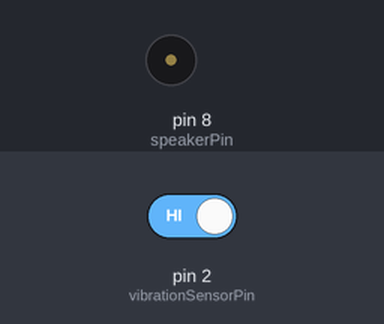
A sketch run on a simulated Arduino Uno, built with avr-gcc and run on an emulated ATmega328P. Shown: buzzer (waves = sounding). The test bench sets the inputs (shaded band); at power-on: pin 2 (vibrationSensorPin) HIGH.

Above: at 1.2 s.
1.3 s: pin 2 (vibrationSensorPin) driven LOW
At 3.01 s:
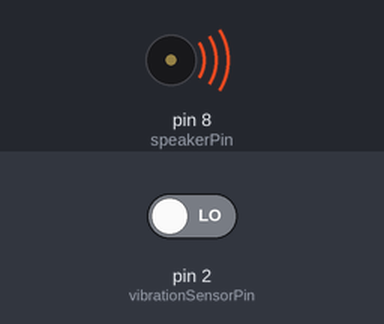
Timing chart, 0 to 10.3 s (numbered marks = the images above; inputs shaded):
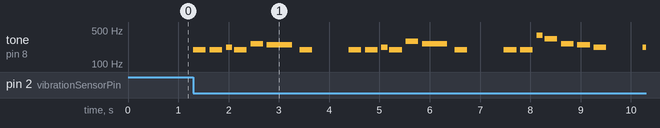

Measured:
- after the input at 1.3 s, tone on pin 8 (speakerPin): plays 196 Hz for 0.25 s, 196 Hz for 0.25 s, 220 Hz for 0.13 s, 196 Hz for 0.25 s, 262 Hz for 0.25 s, 247 Hz for 0.50 s … (22 notes in this stretch), starting at once

The sketch:

1e_code_sketch_trilsensor.ino
```cpp
// Define the pin numbers
const int vibrationSensorPin = 2;
const int speakerPin = 8;

// Define the song notes and durations (Happy Birthday)
#define NOTE_B0 31
#define NOTE_C1 33
#define NOTE_CS1 35
#define NOTE_D1 37
#define NOTE_DS1 39
#define NOTE_E1 41
#define NOTE_F1 44
#define NOTE_FS1 46
#define NOTE_G1 49
#define NOTE_GS1 52
#define NOTE_A1 55
#define NOTE_AS1 58
#define NOTE_B1 62
#define NOTE_C2 65
#define NOTE_CS2 69
#define NOTE_D2 73
#define NOTE_DS2 78
#define NOTE_E2 82
#define NOTE_F2 87
#define NOTE_FS2 93
#define NOTE_G2 98
#define NOTE_GS2 104
#define NOTE_A2 110
#define NOTE_AS2 117
#define NOTE_B2 123
#define NOTE_C3 131
#define NOTE_CS3 139
#define NOTE_D3 147
#define NOTE_DS3 156
#define NOTE_E3 165
#define NOTE_F3 175
#define NOTE_FS3 185
#define NOTE_G3 196
#define NOTE_GS3 208
#define NOTE_A3 220
#define NOTE_AS3 233
#define NOTE_B3 247
#define NOTE_C4 262
#define NOTE_CS4 277
#define NOTE_D4 294
#define NOTE_DS4 311
#define NOTE_E4 330
#define NOTE_F4 349
#define NOTE_FS4 370
#define NOTE_G4 392
#define NOTE_GS4 415
#define NOTE_A4 440
#define NOTE_AS4 466
#define NOTE_B4 494
#define NOTE_C5 523
#define NOTE_CS5 554
#define NOTE_D5 587
#define NOTE_DS5 622
#define NOTE_E5 659
#define NOTE_F5 698
#define NOTE_FS5 740
#define NOTE_G5 784
#define NOTE_GS5 831
#define NOTE_A5 880
#define NOTE_AS5 932
#define NOTE_B5 988
#define NOTE_C6 1047
#define NOTE_CS6 1109
#define NOTE_D6 1175
#define NOTE_DS6 1245
#define NOTE_E6 1319
#define NOTE_F6 1397
#define NOTE_FS6 1480
#define NOTE_G6 1568
#define NOTE_GS6 1661
#define NOTE_A6 1760
#define NOTE_AS6 1865
#define NOTE_B6 1976
#define NOTE_C7 2093
#define NOTE_CS7 2217
#define NOTE_D7 2349
#define NOTE_DS7 2489
#define NOTE_E7 2637
#define NOTE_F7 2794
#define NOTE_FS7 2960
#define NOTE_G7 3136
#define NOTE_GS7 3322
#define NOTE_A7 3520
#define NOTE_AS7 3729
#define NOTE_B7 3951
#define NOTE_C8 4186
#define NOTE_CS8 4435
#define NOTE_D8 4699
#define NOTE_DS8 4978
#define REST 0

// Define the melody of "Happy Birthday"
int melody[] = {
  NOTE_G3, NOTE_G3, NOTE_A3, NOTE_G3, NOTE_C4, NOTE_B3, NOTE_G3, 0,
  NOTE_G3, NOTE_G3, NOTE_A3, NOTE_G3, NOTE_D4, NOTE_C4, NOTE_G3, 0,
  NOTE_G3, NOTE_G3, NOTE_G4, NOTE_E4, NOTE_C4, NOTE_B3, NOTE_A3, 0,
  NOTE_A3, NOTE_A3, NOTE_G3, NOTE_D4, NOTE_B3, NOTE_B3, NOTE_A3
};

int noteDurations[] = {
  4, 4, 8, 4, 4, 2, 4, 2,
  4, 4, 8, 4, 4, 2, 4, 2,
  4, 4, 8, 4, 4, 4, 4, 2,
  4, 4, 8, 4, 4, 4, 4, 2
};

void setup() {
  pinMode(vibrationSensorPin, INPUT);
  pinMode(speakerPin, OUTPUT);
}

void loop() {
  // Read the vibration sensor value
  int vibrationValue = digitalRead(vibrationSensorPin);

  // If vibration is detected, play the song
  if (vibrationValue == LOW) {
    playSong();
    delay(1000); // Add a delay to avoid rapid triggering
  }
}

void playSong() {
  // Iterate through the notes and play the song
  for (int i = 0; i < sizeof(melody) / sizeof(melody[0]); i++) {
    int noteDuration = 1000 / noteDurations[i];
    tone(speakerPin, melody[i], noteDuration);

    // To distinguish the notes, set a minimum time between them
    int pauseBetweenNotes = noteDuration * 1.30;
    delay(pauseBetweenNotes);

    // Stop the tone playing
    noTone(speakerPin);
  }
}
```
